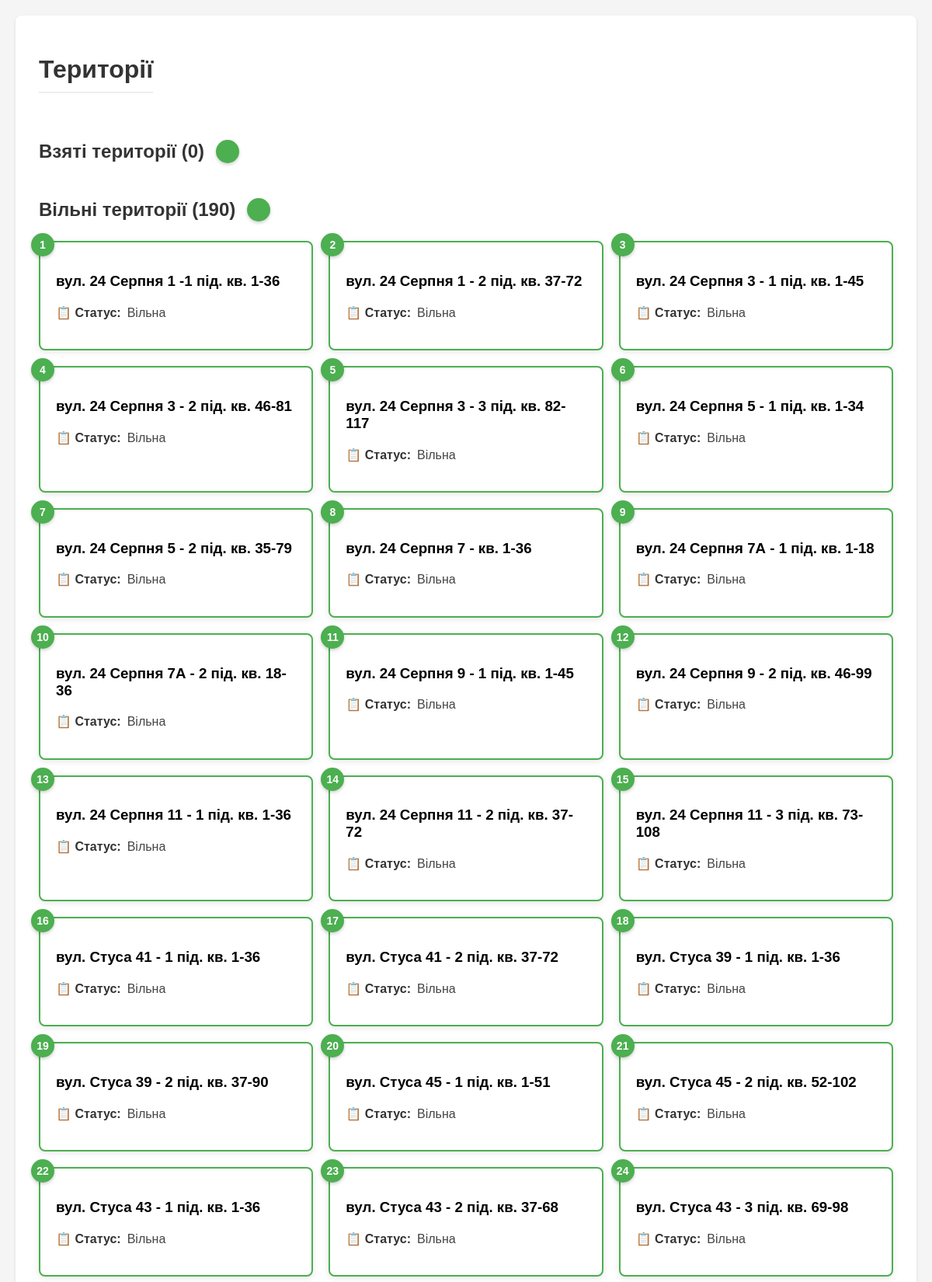
The page / (signed in, upper part) on the database its author committed.
### tables this page shows
CREATE TABLE "territories" (
                id INTEGER PRIMARY KEY,
                name TEXT,
                custom_name TEXT,
                status TEXT,
                taken_by TEXT,
                date_taken TEXT,
                date_due TEXT,
                notes TEXT
            );

### app.py (the view)
@app.route('/')
def index():
    if not session.get('logged_in'):
        return redirect(url_for('login'))
    try:
        territories = db.get_all_territories()
        taken = []
        free = []
        for territory in territories:
            image_path = os.path.join(app.static_folder, 'uploads', 'territories', f"{territory['id']}.jpg")
            has_image = os.path.exists(image_path)
            territory_tuple = (
                territory['id'],
                territory['name'] or f"Територія {territory['id']}",
                territory['status'],
                territory['taken_by'],
                territory['date_taken'],
                territory['date_due'],
                territory['notes'],
                has_image  # Add has_image as the last element of tuple
            )
            if territory['status'] == 'Взято':
                due_date = datetime.strptime(territory['date_due'], '%d.%m.%Y') if territory['date_due'] else None
                is_due_soon = False
                if due_date:
                    days_left = (due_date - datetime.now()).days
                    is_due_soon = days_left <= 10
                taken.append((territory_tuple, is_due_soon))
            else:
                free.append(territory_tuple)
        return render_template('index.html',
                            taken=taken,
                            free=free,
                            is_admin=(session.get('role') == 'admin'))
    except Exception as e:
        logger.error(f"Помилка при отриманні даних: {str(e)}")
        return "Помилка при отриманні даних", 500

### app.py (called while the page is built)
@app.context_processor
def utility_processor():
    return dict(get_full_url=get_full_url)

### sqlite_db.py (called while the page is built)
    def get_all_territories(self) -> List[Dict]:
        try:
            conn = sqlite3.connect(self.db_name)
            cursor = conn.cursor()
            cursor.execute('''
            SELECT id, custom_name as name, status, taken_by, date_taken, date_due, notes
            FROM territories ORDER BY id
            ''')
            territories = []
            for row in cursor.fetchall():
                territories.append({
                    'id': row[0],
                    'name': row[1],
                    'status': row[2],
                    'taken_by': row[3],
                    'date_taken': row[4],
                    'date_due': row[5],
                    'notes': row[6]
                })
            conn.close()
            return territories
        except Exception as e:
            logger.error(f"Помилка отримання списку територій: {str(e)}")
            raise

### templates/index.html (shortened to what this page needs)
<!DOCTYPE html>
<html lang="uk">
<head>
  <link rel="stylesheet" href="{{ url_for('static', filename='css/style.css') }}">
</head>
<body>
  <div class="container">
    <div class="header-actions">
      <h1>Території</h1>
    </div>
    <div class="section">
      <h2 class="section-title">
        Взяті території ({{ taken|length }})
        <div class="toggle" id="toggleTaken"></div>
      </h2>
    </div>
    <div class="section">
      <h2 class="section-title">
        Вільні території ({{ free|length }})
        <div class="toggle" id="toggleFree"></div>
      </h2>
      <div class="territory-grid" id="freeGrid">
        {% for territory in free %}
        <div class="territory-card free" onclick="window.location.href='{{ url_for('update_territory', territory_id=territory[0]) }}'">
          <div class="territory-number">{{ territory[0] }}</div>
          <h3>{{ territory[1] }}</h3>
          <div class="territory-info">
            <p><strong>📋 Статус:</strong> {{ territory[2] }}</p>
          </div>
        </div>
        {% endfor %}
      </div>
    </div>
  </div>
</body>
</html>

### static/css/style.css (style rules this page uses)
body { font-family: Arial, sans-serif; margin: 0; padding: 20px; background-color: #f5f5f5; }
.container { max-width: 1200px; margin: 0 auto; background: white; padding: 30px; border-radius: 8px; box-shadow: 0 2px 4px rgba(0,0,0,0.1); }
h1 { color: #333; margin-bottom: 30px; padding-bottom: 10px; border-bottom: 2px solid #eee; }
.territory-grid { display: grid; grid-template-columns: repeat(auto-fill, minmax(280px, 1fr)); gap: 20px; }
.territory-card { background: #fff; border-radius: 8px; padding: 20px; box-shadow: 0 2px 8px rgba(0,0,0,0.1); position: relative; transition: all 0.3s ease; cursor: pointer; }
.territory-card.free { border: 2px solid #4CAF50; }
.territory-number { position: absolute; top: -12px; left: -12px; width: 30px; height: 30px; background: #4CAF50; color: white; border-radius: 50%; display: flex; align-items: center; justify-content: center; font-size: 14px; font-weight: bold; box-shadow: 0 2px 4px rgba(0,0,0,0.2); }
.territory-info { margin: 15px 0; color: #444; }
.territory-info p { margin: 8px 0; line-height: 1.4; display: flex; align-items: center; gap: 8px; }
.territory-info strong { color: #333; display: inline-flex; align-items: center; gap: 4px; }
label, h2 { display: flex !important; align-items: center; gap: 8px; }
.toggle { width: 30px; height: 30px; background-color: #4CAF50; border-radius: 50%; box-shadow: 0 2px 4px rgba(0,0,0,0.2); cursor: pointer; transition: all 0.3s ease; position: relative; }
.section-title { color: #333; margin-bottom: 25px; font-size: 1.5em; display: flex; align-items: center; gap: 15px; }
.header-actions { display: flex; justify-content: space-between; align-items: center; margin-bottom: 30px; }

### templates/index.html (style rules this page uses)
.territory-card { position: relative; }

### rows shown on the page
territories: id "1", custom_name "вул. 24 Серпня 1 -1 під. кв. 1-36", status "Вільна"
territories: id "2", custom_name "вул. 24 Серпня 1 - 2 під. кв. 37-72", status "Вільна"
territories: id "3", custom_name "вул. 24 Серпня 3 - 1 під. кв. 1-45", status "Вільна"
territories: id "4", custom_name "вул. 24 Серпня 3 - 2 під. кв. 46-81", status "Вільна"
territories: id "5", custom_name "вул. 24 Серпня 3 - 3 під. кв. 82-117", status "Вільна"
territories: id "6", custom_name "вул. 24 Серпня 5 - 1 під. кв. 1-34", status "Вільна"
territories: id "7", custom_name "вул. 24 Серпня 5 - 2 під. кв. 35-79", status "Вільна"
territories: id "8", custom_name "вул. 24 Серпня 7 - кв. 1-36", status "Вільна"
territories: id "9", custom_name "вул. 24 Серпня 7А - 1 під. кв. 1-18", status "Вільна"
territories: id "10", custom_name "вул. 24 Серпня 7А - 2 під. кв. 18-36", status "Вільна"
territories: id "11", custom_name "вул. 24 Серпня 9 - 1 під. кв. 1-45", status "Вільна"
territories: id "12", custom_name "вул. 24 Серпня 9 - 2 під. кв. 46-99", status "Вільна"
territories: id "13", custom_name "вул. 24 Серпня 11 - 1 під. кв. 1-36", status "Вільна"
territories: id "14", custom_name "вул. 24 Серпня 11 - 2 під. кв. 37-72", status "Вільна"
territories: id "15", custom_name "вул. 24 Серпня 11 - 3 під. кв. 73-108", status "Вільна"
territories: id "16", custom_name "вул. Стуса 41 - 1 під. кв. 1-36", status "Вільна"
territories: id "17", custom_name "вул. Стуса 41 - 2 під. кв. 37-72", status "Вільна"
territories: id "18", custom_name "вул. Стуса 39 - 1 під. кв. 1-36", status "Вільна"
territories: id "19", custom_name "вул. Стуса 39 - 2 під. кв. 37-90", status "Вільна"
territories: id "20", custom_name "вул. Стуса 45 - 1 під. кв. 1-51", status "Вільна"
territories: id "21", custom_name "вул. Стуса 45 - 2 під. кв. 52-102", status "Вільна"
territories: id "22", custom_name "вул. Стуса 43 - 1 під. кв. 1-36", status "Вільна"
territories: id "23", custom_name "вул. Стуса 43 - 2 під. кв. 37-68", status "Вільна"
territories: id "24", custom_name "вул. Стуса 43 - 3 під. кв. 69-98", status "Вільна"

### other values the page prints
{{ taken|length }} "0"
{{ free|length }} "190"
